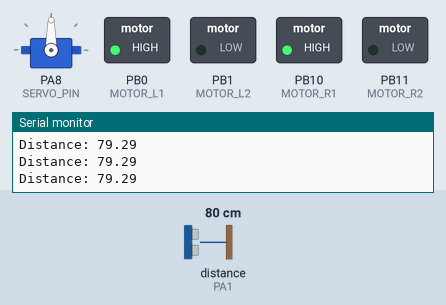
Bench run of a program on a simulated STM32 Blue Pill. On the bench: servo, switched loads named in the program (green lamp = pin HIGH), the last lines printed to the serial monitor. Wiring (inferred from the names in the program): ultrasonic range finder: trigger PA0; echo PA1. The test bench sets the inputs (shaded band); at power-on: distance to the obstacle (sensor on PA1) 80 cm. The echo pulse lasts 58.3 µs per cm; pins used as bus, display or sensor lines are not drawn.

Above: at 1.5 s.
1.6 s: distance to the obstacle (sensor on PA1) set to 2 cm
At 2.3 s:
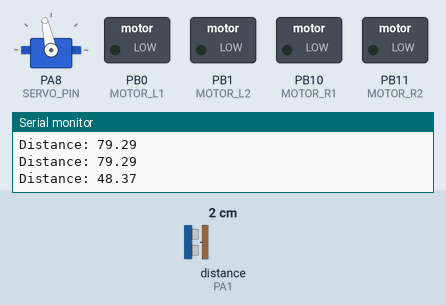
At 2.95 s:
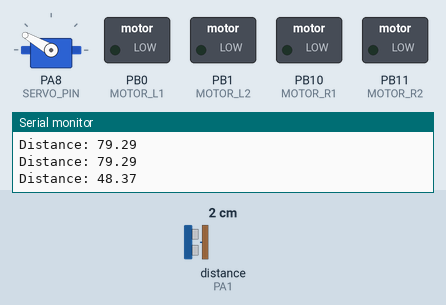
4.6 s: distance to the obstacle (sensor on PA1) set to 35 cm
At 7.0 s:
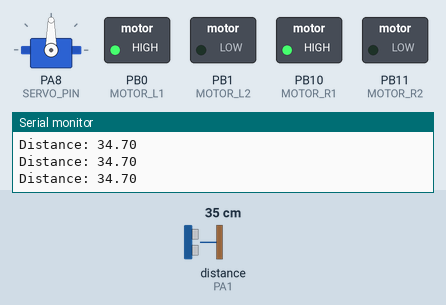
Timing chart, 0 to 8.5 s (numbered marks = the images above; inputs shaded):
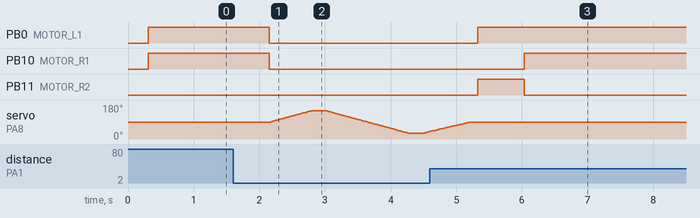

Measured:
- after the input at 1.6 s, PB0 (MOTOR_L1), PB10 (MOTOR_R1): HIGH → LOW after 0.55 s
- after the input at 4.6 s, PB10 (MOTOR_R1): LOW → HIGH after 1.4 s

The program:

main.cpp
```cpp
#include <Arduino.h>
#include "sensors.h"
#include "motors.h"
#include "servo_control.h"
#include "logic.h"

void setup()
{
    Serial.begin(115200);

    initSensors();
    initMotors();
    initServo();
}

void loop()
{
    float dist = getDistance();

    runObstacleMode();

    char buffer[50];
    sprintf(buffer, "Distance: %.2f", dist);

    Serial.println(buffer);

    delay(300);
}
```

logic.h
```cpp
#ifndef LOGIC_H
#define LOGIC_H

void runObstacleMode();

#endif
```

motors.h
```cpp
#ifndef MOTORS_H
#define MOTORS_H

void initMotors();
void forward();
void stopMotors();
void left();
void right();

#endif
```

sensors.h
```cpp
#ifndef SENSORS_H
#define SENSORS_H

float getDistance();
void initSensors();

#endif
```

servo_control.h
```cpp
#ifndef SERVO_CONTROL_H
#define SERVO_CONTROL_H

void initServo();
void lookLeft();
void lookRight();
void lookCenter();

#endif
```

logic.cpp
```cpp
#include "sensors.h"
#include "motors.h"
#include "servo_control.h"
#include "config.h"

void runObstacleMode()
{
    float dist = getDistance();

    if (dist >= OBSTACLE_DISTANCE)
    {
        forward();
        return;
    }

    stopMotors();

    lookLeft();
    delay(200);
    float leftDist = getDistance();

    lookRight();
    delay(200);
    float rightDist = getDistance();

    lookCenter();
    delay(100);

    if (leftDist > rightDist)
    {
        left();
    }
    else
    {
        right();
    }

    delay(400);
}
```

motors.cpp
```cpp
#include <Arduino.h>
#include "config.h"

void initMotors()
{
    pinMode(MOTOR_L1, OUTPUT);
    pinMode(MOTOR_L2, OUTPUT);
    pinMode(MOTOR_R1, OUTPUT);
    pinMode(MOTOR_R2, OUTPUT);
}

void forward()
{
    digitalWrite(MOTOR_L1, HIGH);
    digitalWrite(MOTOR_L2, LOW);
    digitalWrite(MOTOR_R1, HIGH);
    digitalWrite(MOTOR_R2, LOW);
}

void stopMotors()
{
    digitalWrite(MOTOR_L1, LOW);
    digitalWrite(MOTOR_L2, LOW);
    digitalWrite(MOTOR_R1, LOW);
    digitalWrite(MOTOR_R2, LOW);
}

void left()
{
    digitalWrite(MOTOR_L1, LOW);
    digitalWrite(MOTOR_L2, HIGH);
    digitalWrite(MOTOR_R1, HIGH);
    digitalWrite(MOTOR_R2, LOW);
}

void right()
{
    digitalWrite(MOTOR_L1, HIGH);
    digitalWrite(MOTOR_L2, LOW);
    digitalWrite(MOTOR_R1, LOW);
    digitalWrite(MOTOR_R2, HIGH);
}
```

sensors.cpp
```cpp
#include <Arduino.h>
#include "config.h"

float prev = 0;

float ema(float val)
{
    if (prev == 0)
        prev = val;
    float alpha = 0.6;
    float filtered = alpha * prev + (1 - alpha) * val;
    prev = filtered;
    return filtered;
}

void initSensors()
{
    pinMode(TRIG_PIN, OUTPUT);
    pinMode(ECHO_PIN, INPUT);
}

float getDistance()
{
    digitalWrite(TRIG_PIN, LOW);
    delayMicroseconds(2);

    digitalWrite(TRIG_PIN, HIGH);
    delayMicroseconds(10);
    digitalWrite(TRIG_PIN, LOW);

    long duration = pulseIn(ECHO_PIN, HIGH);
    float dist = duration * 0.034 / 2;

    return ema(dist);
}
```

servo_control.cpp
```cpp
#include <Arduino.h>
#include <Servo.h>
#include "config.h"
#include "sensors.h"
#include "motors.h"

Servo servo;

#define CENTER_ANGLE 90
#define LEFT_ANGLE 150
#define RIGHT_ANGLE 30

#define STEP_DELAY 10

void initServo()
{
    servo.attach(SERVO_PIN);
    servo.write(CENTER_ANGLE);
    delay(300);
}

void moveSmoothWithScan(int from, int to)
{
    if (from < to)
    {
        for (int i = from; i <= to; i++)
        {
            servo.write(i);

            float dist = getDistance();
            if (dist < OBSTACLE_DISTANCE)
            {
                stopMotors();
            }

            delay(STEP_DELAY);
        }
    }
    else
    {
        for (int i = from; i >= to; i--)
        {
            servo.write(i);

            float dist = getDistance();
            if (dist < OBSTACLE_DISTANCE)
            {
                stopMotors();
            }

            delay(STEP_DELAY);
        }
    }
}

void lookLeft()
{
    moveSmoothWithScan(servo.read(), LEFT_ANGLE);
}

void lookRight()
{
    moveSmoothWithScan(servo.read(), RIGHT_ANGLE);
}

void lookCenter()
{
    moveSmoothWithScan(servo.read(), CENTER_ANGLE);
}
```

config.h
```cpp
#ifndef CONFIG_H
#define CONFIG_H

#define TRIG_PIN PA0
#define ECHO_PIN PA1

#define MOTOR_L1 PB0
#define MOTOR_L2 PB1
#define MOTOR_R1 PB10
#define MOTOR_R2 PB11

#define SERVO_PIN PA8

#define OBSTACLE_DISTANCE 20

#endif
```
